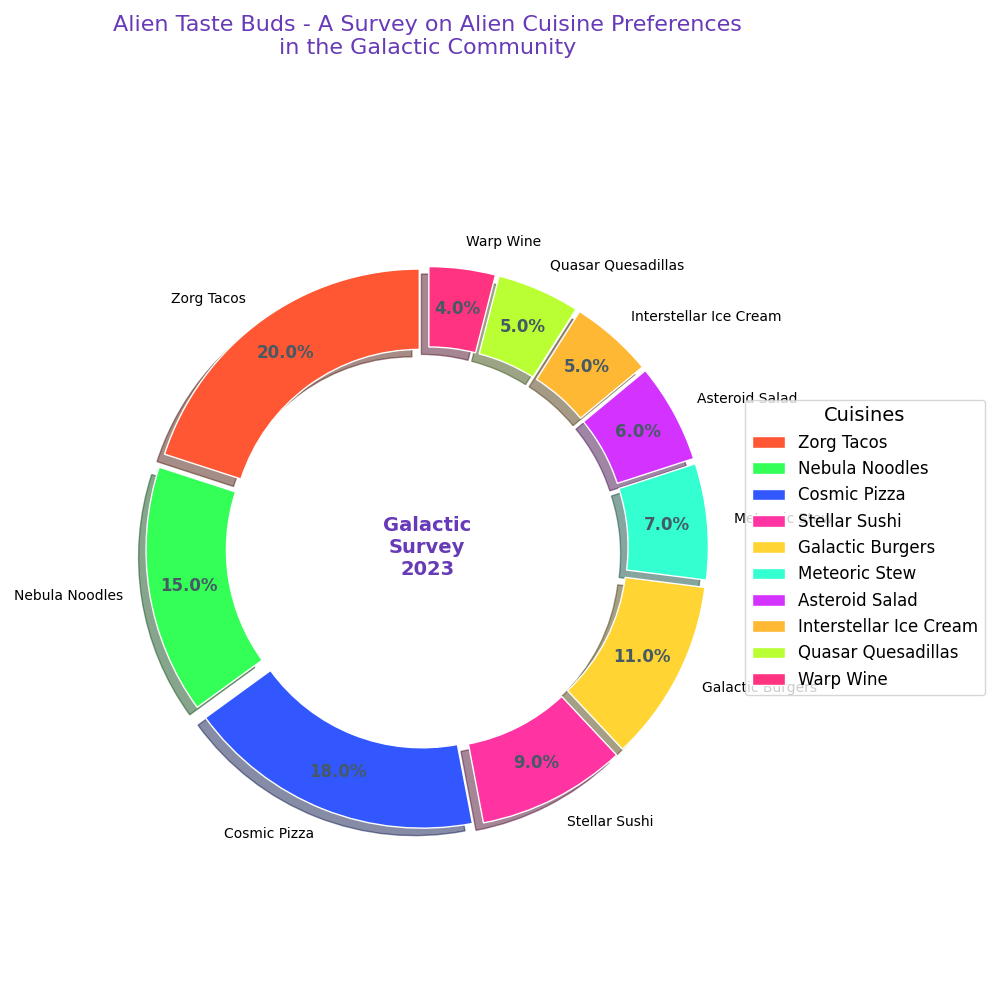

The Python source for this figure:
import matplotlib.pyplot as plt

# Data for alien cuisines preferences (original plus additional)
cuisines = ['Zorg Tacos', 'Nebula Noodles', 'Cosmic Pizza', 'Stellar Sushi', 
            'Galactic Burgers', 'Meteoric Stew', 'Asteroid Salad', 
            'Interstellar Ice Cream', 'Quasar Quesadillas', 'Warp Wine']
percentages = [20, 15, 18, 9, 11, 7, 6, 5, 5, 4]
colors = ['#FF5733', '#33FF57', '#3357FF', '#FF33A1', '#FFD433', 
          '#33FFD1', '#D433FF', '#FFB833', '#BAFF33', '#FF3380']

fig, ax = plt.subplots(figsize=(10, 10))

wedges, texts, autotexts = ax.pie(
    percentages,
    colors=colors,
    startangle=90,
    labels=cuisines,
    autopct='%1.1f%%',
    pctdistance=0.85,
    wedgeprops=dict(width=0.3, edgecolor='w', linewidth=1),
    shadow=True,
    explode=[0.05]*len(cuisines)
)

centre_circle = plt.Circle((0, 0), 0.6, fc='white', edgecolor='white')
fig.gca().add_artist(centre_circle)

ax.axis('equal')

plt.title('Alien Taste Buds - A Survey on Alien Cuisine Preferences\nin the Galactic Community', size=16, color='#673AB7', loc='center', pad=40)
ax.legend(wedges, cuisines, title='Cuisines', loc='center left', bbox_to_anchor=(1, 0, 0.5, 1), fontsize=12, title_fontsize=14)

for autotext in autotexts:
    autotext.set_color('#455A64')
    autotext.set_fontsize(12)
    autotext.set_weight('bold')

plt.text(0, 0, 'Galactic\nSurvey\n2023', ha='center', va='center', fontsize=14, fontweight='bold', color='#673AB7')

plt.tight_layout()

plt.show()
